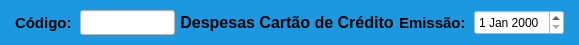
     <widget class="QWidget" name="widget" native="true">
      <property name="minimumSize">
       <size>
        <width>0</width>
        <height>45</height>
       </size>
      </property>
      <property name="maximumSize">
       <size>
        <width>16777215</width>
        <height>45</height>
       </size>
      </property>
      <property name="styleSheet">
       <string notr="true">background-color: rgb(27, 152, 224);</string>
      </property>
      <layout class="QHBoxLayout" name="horizontalLayout">
       <property name="spacing">
        <number>5</number>
       </property>
       <property name="leftMargin">
        <number>15</number>
       </property>
       <property name="topMargin">
        <number>5</number>
       </property>
       <property name="rightMargin">
        <number>15</number>
       </property>
       <property name="bottomMargin">
        <number>5</number>
       </property>
       <item>
        <widget class="QLabel" name="label_4">
         <property name="minimumSize">
          <size>
           <width>60</width>
           <height>0</height>
          </size>
         </property>
         <property name="maximumSize">
          <size>
           <width>60</width>
           <height>16777215</height>
          </size>
         </property>
         <property name="font">
          <font>
           <pointsize>11</pointsize>
           <weight>75</weight>
           <bold>true</bold>
          </font>
         </property>
         <property name="text">
          <string>Código:</string>
         </property>
         <property name="alignment">
          <set>Qt::AlignLeading|Qt::AlignLeft|Qt::AlignVCenter</set>
         </property>
        </widget>
       </item>
       <item>
        <widget class="QLineEdit" name="line_Num">
         <property name="sizePolicy">
          <sizepolicy hsizetype="Preferred" vsizetype="Preferred">
           <horstretch>0</horstretch>
           <verstretch>0</verstretch>
          </sizepolicy>
         </property>
         <property name="minimumSize">
          <size>
           <width>95</width>
           <height>25</height>
          </size>
         </property>
         <property name="maximumSize">
          <size>
           <width>95</width>
           <height>25</height>
          </size>
         </property>
         <property name="font">
          <font>
           <pointsize>9</pointsize>
          </font>
         </property>
         <property name="styleSheet">
          <string notr="true">background-color: rgb(255, 255, 255);</string>
         </property>
         <property name="inputMask">
          <string/>
         </property>
         <property name="text">
          <string/>
         </property>
         <property name="frame">
          <bool>true</bool>
         </property>
         <property name="echoMode">
          <enum>QLineEdit::Normal</enum>
         </property>
         <property name="alignment">
          <set>Qt::AlignCenter</set>
         </property>
         <property name="dragEnabled">
          <bool>false</bool>
         </property>
         <property name="placeholderText">
          <string/>
         </property>
        </widget>
       </item>
       <item>
        <widget class="QLabel" name="label_titulo">
         <property name="font">
          <font>
           <pointsize>12</pointsize>
           <weight>75</weight>
           <bold>true</bold>
          </font>
         </property>
         <property name="text">
          <string>Despesas Cartão de Crédito</string>
         </property>
         <property name="alignment">
          <set>Qt::AlignCenter</set>
         </property>
        </widget>
       </item>
       <item>
        <widget class="QLabel" name="label">
         <property name="minimumSize">
          <size>
           <width>70</width>
           <height>0</height>
          </size>
         </property>
         <property name="maximumSize">
          <size>
           <width>70</width>
           <height>16777215</height>
          </size>
         </property>
         <property name="font">
          <font>
           <pointsize>11</pointsize>
           <weight>75</weight>
           <bold>true</bold>
          </font>
         </property>
         <property name="text">
          <string>Emissão:</string>
         </property>
        </widget>
       </item>
       <item>
        <widget class="QDateEdit" name="date_Emissao">
         <property name="sizePolicy">
          <sizepolicy hsizetype="Preferred" vsizetype="Preferred">
           <horstretch>0</horstretch>
           <verstretch>0</verstretch>
          </sizepolicy>
         </property>
         <property name="minimumSize">
          <size>
           <width>90</width>
           <height>25</height>
          </size>
         </property>
         <property name="maximumSize">
          <size>
           <width>90</width>
           <height>25</height>
          </size>
         </property>
         <property name="font">
          <font>
           <pointsize>9</pointsize>
           <weight>50</weight>
           <bold>false</bold>
          </font>
         </property>
         <property name="styleSheet">
          <string notr="true">background-color: rgb(255, 255, 255);</string>
         </property>
        </widget>
       </item>
      </layout>
     </widget>
